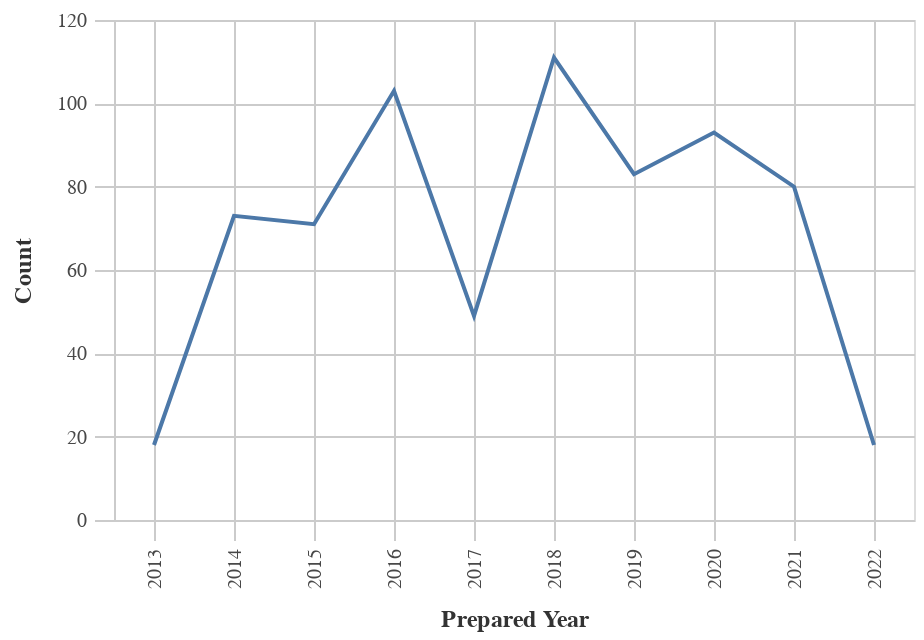

Notebook code for this chart:
### Code cell
#Line chart for Obligations by Year
chart_df = (df_top>>filter(_.variable=='prepared_y')).rename(columns= {"value":"Year"})
    
chart1= (_dla_utils_reports.basic_line_chart_test_no_save(chart_df, 'Year', 'count', district)).encode(x=alt.X('Year:O', title='Prepared Year'))
    
display(HTML("<h4><strong>Obligations by Year</strong></h4>"))
chart1

### Figure 1 — Vega-Lite specification as saved in the notebook (floating-point values rounded to 4 significant figures)
{"config": {"view": {"continuousWidth": 400, "continuousHeight": 300}, "axis": {"domainColor": "#cbcbcb", "grid": true, "gridColor": "#cbcbcb", "gridWidth": 1, "labelColor": "#474747", "labelFont": "Nunito Sans", "labelFontSize": 10, "labelPadding": 4, "tickColor": "#cbcbcb", "tickSize": 10, "titleColor": "#333", "titleFont": "Raleway", "titleFontSize": 12, "titlePadding": 10}, "axisBand": {"grid": false}, "background": "white", "font": "Raleway", "header": {"labelFont": "Nunito Sans", "titleFont": "Raleway"}, "legend": {"labelColor": "#333", "labelFont": "Nunito Sans", "labelFontSize": 11, "labelLimit": 0, "padding": 1, "symbolSize": 30, "symbolType": "square", "titleColor": "#333", "titleFont": "Raleway", "titleFontSize": 14, "titlePadding": 10}, "title": {"anchor": "middle", "font": "Raleway", "fontSize": 18, "fontWeight": 300, "offset": 20}}, "data": {"name": "data-9db9fbc9f558f53bf7b094f55825a337"}, "mark": "line", "encoding": {"tooltip": [{"field": "Year", "type": "quantitative"}, {"field": "count", "type": "quantitative"}], "x": {"field": "Year", "title": "Prepared Year", "type": "ordinal"}, "y": {"field": "count", "title": "Count", "type": "quantitative"}}, "height": 250, "width": 400, "$schema": "https://vega.github.io/schema/vega-lite/v4.17.0.json", "datasets": {"data-9db9fbc9f558f53bf7b094f55825a337": [{"Year": 2018.0, "count": 111, "variable": "prepared_y"}, {"Year": 2016.0, "count": 103, "variable": "prepared_y"}, {"Year": 2020.0, "count": 93, "variable": "prepared_y"}, {"Year": 2019.0, "count": 83, "variable": "prepared_y"}, {"Year": 2021.0, "count": 80, "variable": "prepared_y"}, {"Year": 2014.0, "count": 73, "variable": "prepared_y"}, {"Year": 2015.0, "count": 71, "variable": "prepared_y"}, {"Year": 2017.0, "count": 49, "variable": "prepared_y"}, {"Year": 2013.0, "count": 18, "variable": "prepared_y"}, {"Year": 2022.0, "count": 18, "variable": "prepared_y"}]}}
